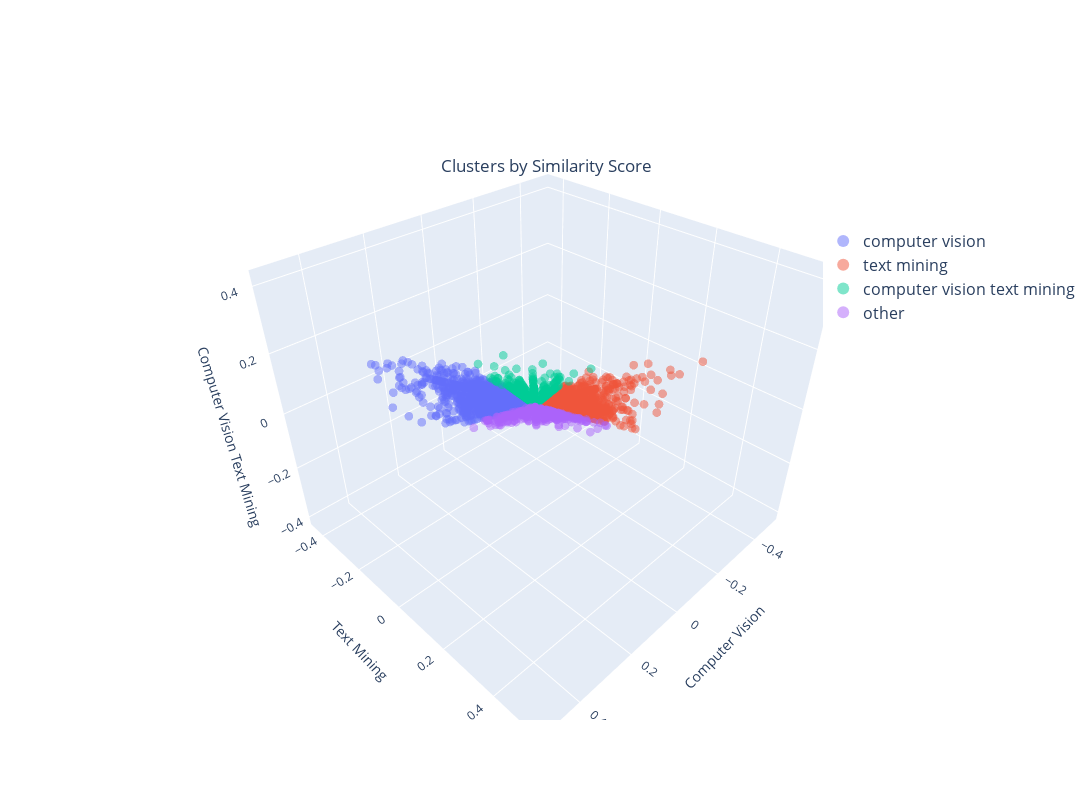

The cell this chart's notebook holds for it:
### Code cell
from engine import plot_class_clusters

plot_class_clusters(
    data,
    feature_columns=[
        "score_computer_vision",
        "score_text_mining",
        "score_computer_vision_text_mining",
    ],
    class_column="class",
)

### Figure 1 — Plotly figure (JSON) as saved in the notebook; plotly's stock layout.template omitted (floating-point values rounded to 4 significant figures; data arrays with more than 128 entries replaced by an {"elided": "..."} marker saying what was removed)
{"data": [{"hovertemplate": "class=computer vision<br>Computer Vision=%{x}<br>Text Mining=%{y}<br>Computer Vision Text Mining=%{z}<extra></extra>", "legendgroup": "computer vision", "marker": {"color": "#636EFA", "opacity": 0.5, "size": 3, "symbol": "circle"}, "mode": "markers", "name": "computer vision", "scene": "scene", "showlegend": true, "type": "scatter3d", "x": {"elided": "2641 float values"}, "y": {"elided": "2641 float values"}, "z": {"elided": "2641 float values"}}, {"hovertemplate": "class=text mining<br>Computer Vision=%{x}<br>Text Mining=%{y}<br>Computer Vision Text Mining=%{z}<extra></extra>", "legendgroup": "text mining", "marker": {"color": "#EF553B", "opacity": 0.5, "size": 3, "symbol": "circle"}, "mode": "markers", "name": "text mining", "scene": "scene", "showlegend": true, "type": "scatter3d", "x": {"elided": "2150 float values"}, "y": {"elided": "2150 float values"}, "z": {"elided": "2150 float values"}}, {"hovertemplate": "class=computer vision text mining<br>Computer Vision=%{x}<br>Text Mining=%{y}<br>Computer Vision Text Mining=%{z}<extra></extra>", "legendgroup": "computer vision text mining", "marker": {"color": "#00CC96", "opacity": 0.5, "size": 3, "symbol": "circle"}, "mode": "markers", "name": "computer vision text mining", "scene": "scene", "showlegend": true, "type": "scatter3d", "x": {"elided": "657 float values"}, "y": {"elided": "657 float values"}, "z": {"elided": "657 float values"}}, {"hovertemplate": "class=other<br>Computer Vision=%{x}<br>Text Mining=%{y}<br>Computer Vision Text Mining=%{z}<extra></extra>", "legendgroup": "other", "marker": {"color": "#AB63FA", "opacity": 0.5, "size": 3, "symbol": "circle"}, "mode": "markers", "name": "other", "scene": "scene", "showlegend": true, "type": "scatter3d", "x": {"elided": "574 float values"}, "y": {"elided": "574 float values"}, "z": {"elided": "574 float values"}}], "layout": {"autosize": true, "height": 800, "legend": {"font": {"size": 16}, "itemsizing": "constant", "title": {"text": ""}, "tracegroupgap": 0, "x": 0.8, "y": 0.8}, "scene": {"domain": {"x": [0, 1], "y": [0, 1]}, "xaxis": {"title": {"text": "Computer Vision"}}, "yaxis": {"title": {"text": "Text Mining"}}, "zaxis": {"title": {"text": "Computer Vision Text Mining"}}}, "title": {"text": "Clusters by Similarity Score", "x": 0.5, "y": 0.8}, "width": 1200}}
